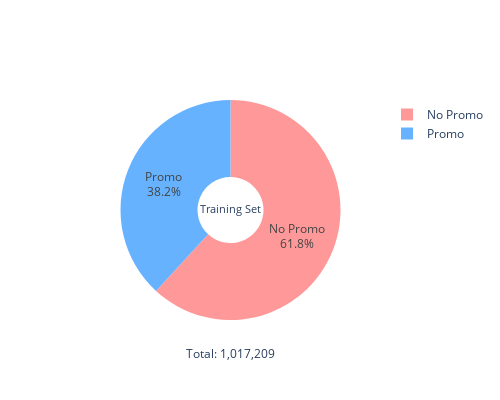
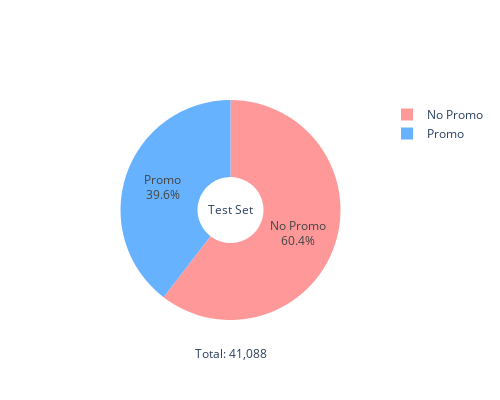

Write notebook code for charts like these, in order.
### Markdown cell above
## 7. Promotion Effectiveness

### Code cell
# Analyze promotions
promo_stats = RossmannAnalyzer.analyze_promotions(train_df, test_df)

# Create two separate figures for training and test sets
fig_train = go.Figure(data=[go.Pie(
    labels=['No Promo', 'Promo'],
    values=list(promo_stats['train_promo_dist'].values()),
    title='Training Set',
    hole=0.3,
    marker=dict(colors=['#FF9999', '#66B2FF'])
)])

fig_test = go.Figure(data=[go.Pie(
    labels=['No Promo', 'Promo'],
    values=list(promo_stats['test_promo_dist'].values()),
    title='Test Set',
    hole=0.3,
    marker=dict(colors=['#FF9999', '#66B2FF'])
)])

# Update layout for both figures
for fig in [fig_train, fig_test]:
    fig.update_layout(
        showlegend=True,
        height=400,
        width=500,
        annotations=[
            dict(
                text=f"Total: {sum(promo_stats['train_promo_count'].values()):,}" if fig == fig_train else f"Total: {sum(promo_stats['test_promo_count'].values()):,}",
                x=0.5, y=-0.2,
                showarrow=False
            )
        ]
    )
    fig.update_traces(textposition='inside', textinfo='percent+label')

# Display figures
fig_train.show()
fig_test.show()

# Print detailed statistics
print("\nPromotion Distribution Statistics:")
print("\nTraining Set:")
for label, value in promo_stats['train_promo_count'].items():
    percentage = promo_stats['train_promo_dist'][label] * 100
    print(f"{'Promo' if label == 1 else 'No Promo'}: {value:,} ({percentage:.1f}%)")

print("\nTest Set:")
for label, value in promo_stats['test_promo_count'].items():
    percentage = promo_stats['test_promo_dist'][label] * 100
    print(f"{'Promo' if label == 1 else 'No Promo'}: {value:,} ({percentage:.1f}%)")

# Chi-square test for distribution similarity
from scipy.stats import chi2_contingency

# Create contingency table
contingency_table = pd.DataFrame({
    'Training': promo_stats['train_promo_count'],
    'Test': promo_stats['test_promo_count']
})

chi2, p_value, dof, expected = chi2_contingency(contingency_table)
print(f"\nChi-square test for distribution similarity:")
print(f"Chi-square statistic: {chi2:.2f}")
print(f"p-value: {p_value:.4f}")
print(f"Degrees of freedom: {dof}")
print("\nInterpretation:")
if p_value < 0.05:
    print("The promotion distributions in training and test sets are significantly different (p < 0.05)")
else:
    print("The promotion distributions in training and test sets are not significantly different (p >= 0.05)")

### Figure 1 — Plotly figure (JSON) as saved in the notebook; plotly's stock layout.template omitted (floating-point values rounded to 4 significant figures)
{"data": [{"hole": 0.3, "labels": ["No Promo", "Promo"], "marker": {"colors": ["#FF9999", "#66B2FF"]}, "textinfo": "percent+label", "textposition": "inside", "title": {"text": "Training Set"}, "type": "pie", "values": [0.6185, 0.3815]}], "layout": {"annotations": [{"showarrow": false, "text": "Total: 1,017,209", "x": 0.5, "y": -0.2}], "height": 400, "showlegend": true, "width": 500}}

### Figure 2 — Plotly figure (JSON) as saved in the notebook; plotly's stock layout.template omitted (floating-point values rounded to 4 significant figures)
{"data": [{"hole": 0.3, "labels": ["No Promo", "Promo"], "marker": {"colors": ["#FF9999", "#66B2FF"]}, "textinfo": "percent+label", "textposition": "inside", "title": {"text": "Test Set"}, "type": "pie", "values": [0.6042, 0.3958]}], "layout": {"annotations": [{"showarrow": false, "text": "Total: 41,088", "x": 0.5, "y": -0.2}], "height": 400, "showlegend": true, "width": 500}}
